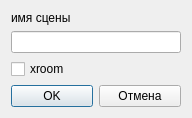
<?xml version="1.0" encoding="UTF-8"?>
<ui version="4.0">
 <class>NewSceneDlg</class>
 <widget class="QDialog" name="NewSceneDlg">
  <property name="geometry">
   <rect>
    <x>0</x>
    <y>0</y>
    <width>192</width>
    <height>116</height>
   </rect>
  </property>
  <property name="windowTitle">
   <string>Новая сцена</string>
  </property>
  <layout class="QGridLayout" name="gridLayout">
   <item row="0" column="0" colspan="2">
    <widget class="QLabel" name="label">
     <property name="text">
      <string>имя сцены</string>
     </property>
    </widget>
   </item>
   <item row="1" column="0" colspan="2">
    <widget class="QLineEdit" name="SceneName"/>
   </item>
   <item row="3" column="0">
    <widget class="QPushButton" name="Ok">
     <property name="text">
      <string>OK</string>
     </property>
    </widget>
   </item>
   <item row="3" column="1">
    <widget class="QPushButton" name="Cancel">
     <property name="text">
      <string>Отмена</string>
     </property>
    </widget>
   </item>
   <item row="2" column="0">
    <widget class="QCheckBox" name="xroom">
     <property name="text">
      <string>xroom</string>
     </property>
    </widget>
   </item>
  </layout>
 </widget>
 <resources/>
 <connections>
  <connection>
   <sender>Cancel</sender>
   <signal>clicked()</signal>
   <receiver>NewSceneDlg</receiver>
   <slot>reject()</slot>
   <hints>
    <hint type="sourcelabel">
     <x>140</x>
     <y>93</y>
    </hint>
    <hint type="destinationlabel">
     <x>95</x>
     <y>57</y>
    </hint>
   </hints>
  </connection>
  <connection>
   <sender>Ok</sender>
   <signal>clicked()</signal>
   <receiver>NewSceneDlg</receiver>
   <slot>accept()</slot>
   <hints>
    <hint type="sourcelabel">
     <x>50</x>
     <y>93</y>
    </hint>
    <hint type="destinationlabel">
     <x>95</x>
     <y>57</y>
    </hint>
   </hints>
  </connection>
 </connections>
</ui>
